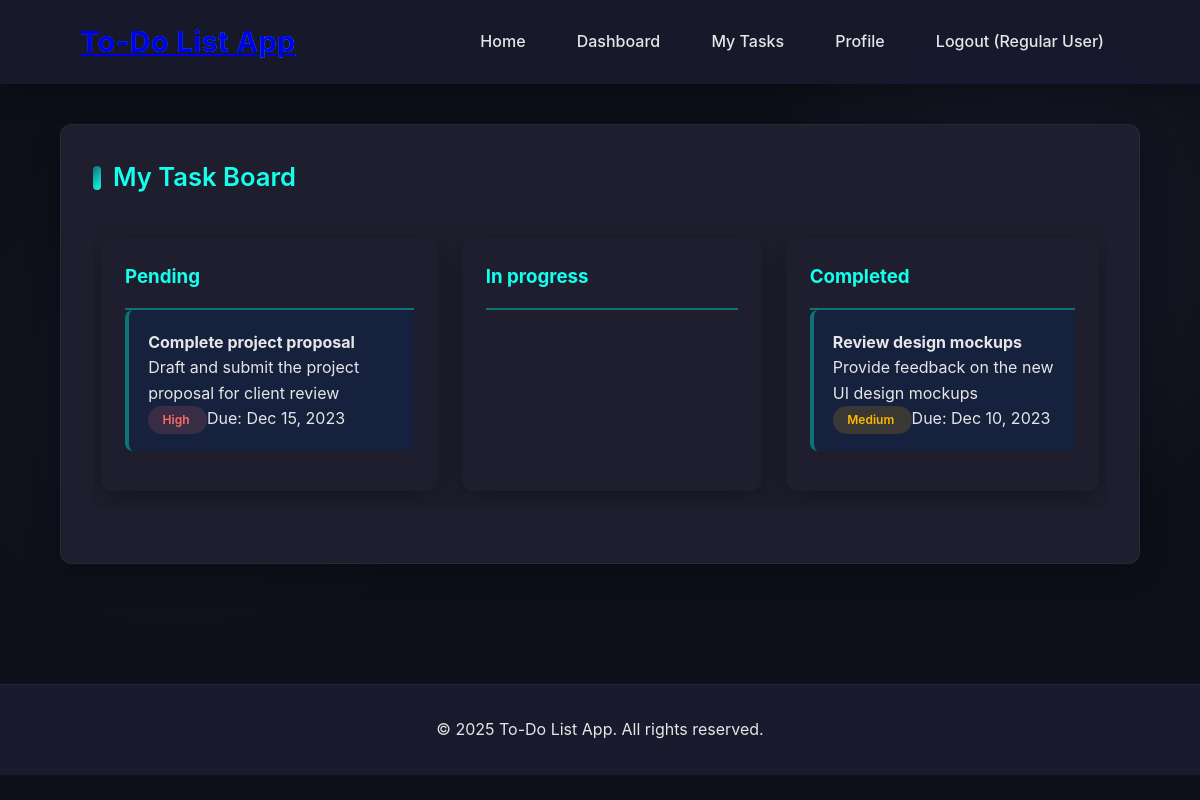
The page /user/kanban.php (signed in) on the database its author committed.
### tables this page shows
CREATE TABLE `tasks` (
  `id` int(11) NOT NULL AUTO_INCREMENT,
  `user_id` int(11) NOT NULL,
  `org_id` int(11) DEFAULT NULL,
  `assigned_by` int(11) DEFAULT NULL,
  `title` varchar(255) NOT NULL,
  `description` text,
  `status` enum('pending','completed') NOT NULL DEFAULT 'pending',
  `priority` enum('low','medium','high') DEFAULT 'medium',
  `due_date` date DEFAULT NULL,
  `created_at` datetime DEFAULT CURRENT_TIMESTAMP,
  `updated_at` datetime DEFAULT CURRENT_TIMESTAMP ON UPDATE CURRENT_TIMESTAMP,
  PRIMARY KEY (`id`),
  KEY `user_id` (`user_id`),
  KEY `org_id` (`org_id`),
  KEY `assigned_by` (`assigned_by`),
  CONSTRAINT `tasks_ibfk_1` FOREIGN KEY (`user_id`) REFERENCES `users` (`id`) ON DELETE CASCADE,
  CONSTRAINT `tasks_ibfk_2` FOREIGN KEY (`org_id`) REFERENCES `organizations` (`id`) ON DELETE SET NULL,
  CONSTRAINT `tasks_ibfk_3` FOREIGN KEY (`assigned_by`) REFERENCES `users` (`id`) ON DELETE SET NULL
);

### includes/functions.php (called while the page is built, shortened)
<?php
function formatDate($date) {
    return date('M j, Y', strtotime($date));
}
?>

### user/kanban.php (the view, shortened to what this page needs)
<?php
require_once '../includes/header.php';
$db = new Database();
$conn = $db->getConnection();
$user_id = $_SESSION['user_id'];
$statuses = ['pending', 'in_progress', 'completed'];
$tasks_by_status = [];
foreach ($statuses as $status) {
    $query = "SELECT * FROM tasks WHERE user_id = :user_id AND status = :status ORDER BY due_date";
    $stmt = $conn->prepare($query);
    $stmt->bindParam(':user_id', $user_id);
    $stmt->bindParam(':status', $status);
    $stmt->execute();
    $tasks_by_status[$status] = $stmt->fetchAll(PDO::FETCH_ASSOC);
}
?>
<div class="card">
    <h2>My Task Board</h2>
    <div class="kanban-board">
        <?php foreach ($statuses as $status): ?>
            <div class="kanban-column">
                <h3><?php echo ucfirst(str_replace('_', ' ', $status)); ?></h3>
                <?php foreach ($tasks_by_status[$status] as $task): ?>
                    <div class="kanban-task" draggable="true" data-task-id="<?php echo $task['id']; ?>">
                        <h4><?php echo $task['title']; ?></h4>
                        <p><?php echo strlen($task['description']) > 100 ? substr($task['description'], 0, 100) . '...' : $task['description']; ?></p>
                        <div class="task-meta">
                            <span class="priority-badge priority-<?php echo $task['priority']; ?>">
                                <?php echo ucfirst($task['priority']); ?>
                            </span>
                            <span>Due: <?php echo formatDate($task['due_date']); ?></span>
                        </div>
                    </div>
                <?php endforeach; ?>
            </div>
        <?php endforeach; ?>
    </div>
</div>
<?php
require_once '../includes/footer.php';
?>

### css/style.css (style rules this page uses)
:root { --primary-color: #1a1a2e; --secondary-color: #16213e; --accent-color: #0d7377; --accent-hover: #14ffec; --text-color: #e6e6e6; --text-muted: #b0b0b0; --background-color: #0f0f1a; --card-bg: #1e1e2e; --card-hover: #252536; --success-color: #00bd9d; --warning-color: #ffb800; --danger-color: #ff6b6b; --info-color: #4ecca3; --border-radius: 12px; --border-radius-sm: 8px; --shadow: 0 8px 30px rgba(0, 0, 0, 0.3); --shadow-hover: 0 12px 40px rgba(0, 0, 0, 0.4); --transition: all 0.3s ease; --gradient: linear-gradient(135deg, #0d7377 0%, #14ffec 100%); }
* { margin: 0; padding: 0; box-sizing: border-box; }
body { font-family: 'Inter', 'Segoe UI', Tahoma, Geneva, Verdana, sans-serif; background-color: var(--background-color); color: var(--text-color); line-height: 1.6; background-image: radial-gradient(circle at 15% 50%, rgba(29, 53, 87, 0.1) 0%, transparent 25%), radial-gradient(circle at 85% 30%, rgba(69, 123, 157, 0.1) 0%, transparent 25%); min-height: 100vh; }
.card { background-color: var(--card-bg); border-radius: var(--border-radius); padding: 2rem; margin-bottom: 2rem; box-shadow: var(--shadow); transition: var(--transition); border: 1px solid rgba(255, 255, 255, 0.05); }
.card h2 { margin-bottom: 1.5rem; color: var(--accent-hover); font-weight: 600; font-size: 1.6rem; display: flex; align-items: center; gap: 0.75rem; }
.card h2::before { content: ""; display: inline-block; width: 8px; height: 24px; background: var(--gradient); border-radius: 20px; }
.priority-badge { padding: 0.4rem 0.9rem; border-radius: 20px; font-size: 0.75rem; font-weight: 600; }
.priority-medium { background-color: rgba(255, 184, 0, 0.15); color: var(--warning-color); }
.priority-high { background-color: rgba(255, 107, 107, 0.15); color: var(--danger-color); }
.kanban-board { display: flex; gap: 1.5rem; overflow-x: auto; padding: 1rem 0.5rem; margin: 1.5rem 0; }
.kanban-column { min-width: 300px; background-color: var(--card-bg); border-radius: var(--border-radius); padding: 1.5rem; box-shadow: var(--shadow); }
.kanban-column h3 { margin-top: 0; padding-bottom: 1rem; border-bottom: 2px solid var(--accent-color); color: var(--accent-hover); display: flex; align-items: center; gap: 0.5rem; }
.kanban-task { background-color: var(--secondary-color); border-radius: var(--border-radius-sm); padding: 1.2rem; margin-bottom: 1rem; cursor: move; transition: var(--transition); border-left: 4px solid var(--accent-color); }
.card, .stat-card, .alert { animation: fadeIn 0.5s ease-out; }

### rows shown on the page
tasks: title "Complete project proposal", description "Draft and submit the project proposal for client review", priority "High", due_date "Dec 15, 2023"
tasks: title "Review design mockups", description "Provide feedback on the new UI design mockups", priority "Medium", due_date "Dec 10, 2023"

### other values the page prints
APP_NAME "To-Do List App"
$_SESSION['name'] "Regular User"
str_replace('_', ' ', $status) "Pending"
str_replace('_', ' ', $status) "In progress"
str_replace('_', ' ', $status) "Completed"
